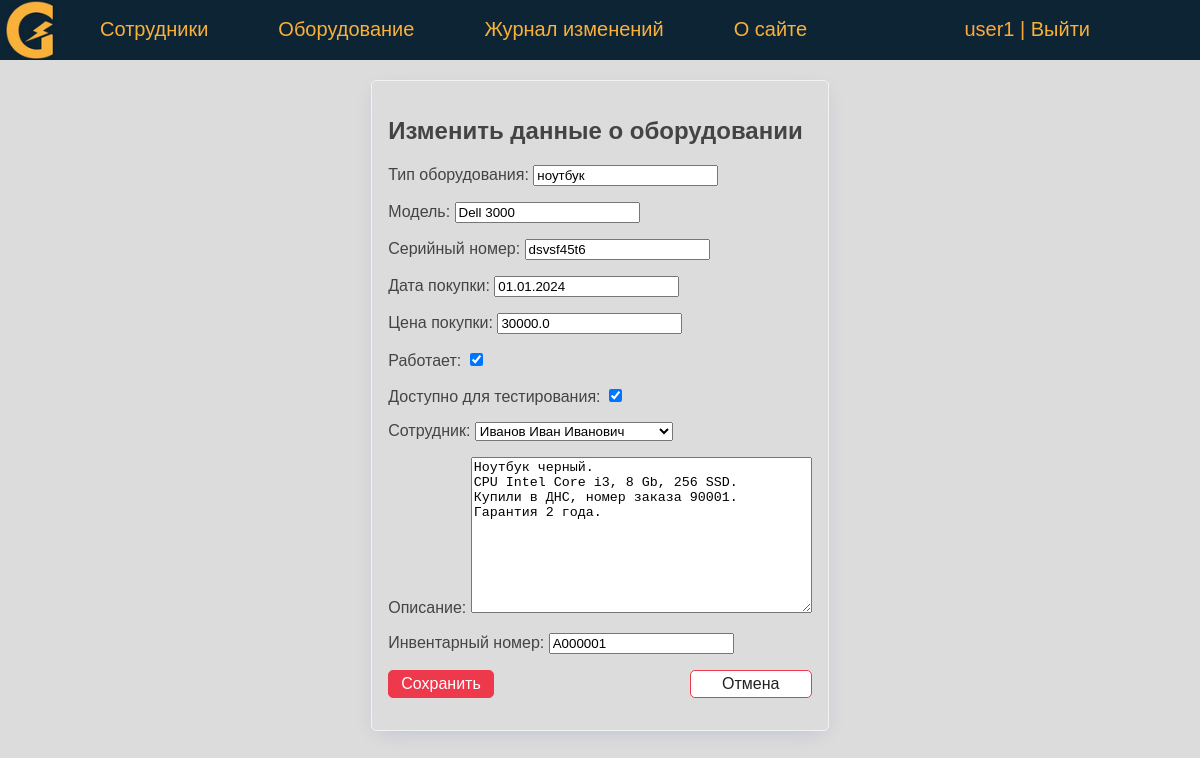
Page /equipment/13/update/ (signed in) on the committed database.
### eqlog/models.py (models this page shows, shortened)
class Equipment(models.Model):
    type = models.CharField(verbose_name='Тип оборудования', max_length=50)
    model = models.CharField(verbose_name='Модель', max_length=50)
    serial_number = models.CharField(verbose_name='Серийный номер', max_length=50)
    id_number = models.CharField(verbose_name='Инвентарный номер', max_length=10, unique=True)
    sale_date = models.DateField(verbose_name='Дата покупки', default=date(2024, 1, 1))
    price = models.FloatField(verbose_name='Цена покупки', max_length=10)
    is_working = models.BooleanField(verbose_name='Работает', default=True)
    testing = models.BooleanField(verbose_name='Доступно для тестирования', default=False)
    description = models.TextField(verbose_name='Описание')
    created_at = models.DateTimeField(verbose_name='Дата создания', auto_now_add=True)
    updated_at = models.DateTimeField(verbose_name='Дата изменения', auto_now=True)
    person = models.ForeignKey('Person', on_delete=models.PROTECT, verbose_name='Сотрудник', related_name='get_equipments')
    slug = AutoSlugField(populate_from='id_number', max_length=255, unique=True, db_index=True)
    user = models.ForeignKey(User, verbose_name='Пользователь', on_delete=models.DO_NOTHING, null=True)
    objects = models.Manager()
    def get_absolute_url(self):
        return reverse('equipment', kwargs={'equip_slug': self.slug})
    class Meta:
        verbose_name = 'Оборудование'
        verbose_name_plural = 'Оборудование'
        ordering = ['type', 'model']

### eqlog/views.py (the view, shortened to what this page needs)
# urls.py: path('equipment/<int:pk>/update/', UpdateEquipment.as_view(), name='update_equipment'),
class UpdateEquipment(LoginRequiredMixin, DataMixin, UpdateView):
    model = Equipment
    form_class = AddEquipmentForm
    template_name = 'eqlog/update_equipment.html'
    context_object_name = 'eq'
    def get_context_data(self, **kwargs):
        context = super().get_context_data(**kwargs)
        c_def = self.get_user_context(title='Изменить данные о оборудовании')
        return {**context, **c_def}

### eqlog/forms.py
class AddEquipmentForm(forms.ModelForm):
    class Meta:
        model = Equipment
        fields = ['type', 'model', 'serial_number', 'sale_date', 'price', 'is_working', 'testing',
                  'person', 'description', 'id_number']
        widgets = {
                    "id_number": TextInput(attrs={"id": "in_number"}),
                }

### eqlog/models.py (called while the page is built)
    @property
    def fio(self):
        return f'{self.last_name} {self.first_name} {self.middle_name}'

    def __str__(self):
        return self.fio

### eqlog/utils.py (called while the page is built)
    def get_user_context(self, **kwargs):
        context = kwargs
        context['menu'] = menu
        return context

### eqlog/templates/eqlog/update_equipment.html (shortened to what this page needs)
{% extends 'eqlog/base.html' %}
{% block content %}
<div class="center">
    <form action="{% url 'update_equipment' eq.id %}" class="card" method="post" enctype="multipart/form-data">
        <h2> {{ title }} </h2>
        {{ form.as_p }}
        <p class="form-buttons">
            <input type="submit" class="btn btn-primary" value="Сохранить">
            <a href="{{ eq.get_absolute_url }}" class="btn btn-outline">Отмена</a>
        </p>
    </form>
</div>
{% endblock %}

### eqlog/templates/eqlog/base.html (shortened to what this page needs)
<!DOCTYPE html>
{% load static %}
<html>
<head>
    <link type="text/css" href="/static/eqlog/css/styles.css" rel="stylesheet" />
</head>
<body bgcolor="#DCDCDC">
    {% block mainmenu %}
    <header class="header">
    <ul id="mainmenu" class="mainmenu">
        <li class="logo">
            <a href="{% url 'home' %}"><div class="logo"></div></a>
        </li>
        {% for m in menu %}
            <li><a href="{% url m.url_name %}"> {{ m.title }} </a></li>
        {% endfor %}
        <li class="last">
            {% if request.user.is_authenticated %}
                <li class="last"> {{user.username}} | <a href="{% url 'logout' %}">Выйти</a> </li>
            {% else %}
                <li class="last"><a href="{% url 'login' %}">Войти</a> </li>
            {% endif %}
        </li>
    </ul>
    </header>
    {% endblock mainmenu %}
    <main>
        {% block content %}
        {% endblock content %}
    </main>
</body>
</html>

### eqlog/static/eqlog/css/styles.css (style rules this page uses)
body { font-family: 'Arial'; margin: 0; padding: 0; height: 100%; width: 100%; color: #444; }
a { color: #0059b2; text-decoration: none; }
.header { background: #0c2434; height: 60px; }
main { padding: 20px; }
.logo { background: url('../images/logo_home.png') no-repeat 0px 0px; background-size: contain; background-position: center; width: 70px; height: 60px; }
ul.mainmenu { list-style: none; margin: 0; padding: 0; height: 60px; color: #FDA83D; font-size: 20px; overflow: hidden; }
ul.mainmenu li { float: left; margin: 18px 40px 0 30px; }
ul.mainmenu li.logo { margin: 0; }
ul.mainmenu li.last { float: right; }
ul.mainmenu li a { color: #fab13a; text-decoration: none; }
.center { display: flex; flex-direction: column; align-items: center; justify-content: center; min-height: 70vh; }
.card { border: solid 1px #f2f2f2; padding: 1rem; border-radius: 5px; box-shadow: rgb(11 43 158 / 15%) 0px 6px 20px -6px; min-width: 400px; }
.form-buttons { display: flex; justify-content: space-between; align-items: center; gap: 0.75rem; }
.btn { padding: 0.25rem 0.75rem; border-radius: 5px; background-color: #ffffff; border: solid 1px #ffffff; color: #212121; cursor: pointer; test-decoration: none; font-size: 1rem; min-width: 6rem; text-align: center; }
.btn-outline { border: solid 1px #ee394c; }
.btn-primary { border: solid 1px #ee394c; background-color: #ee394c; color: #ffffff; }

### rows in the picture
Equipment: type "ноутбук", model "Dell 3000", serial_number "dsvsf45t6", sale_date "01.01.2024", price "30000.0", is_working "☑", testing "☑", person "Иванов Иван Иванович", description "Ноутбук черный. CPU Intel Core i3, 8 Gb, 256 SSD. Купили в ДНС, номер заказа 90001. Гарантия 2 года.", id_number "А000001"

### other values in the picture
{{ m.title }} "Сотрудники" "Оборудование" "Журнал изменений" "О сайте"
{{ user.username }} "user1"
{{ title }} "Изменить данные о оборудовании"
